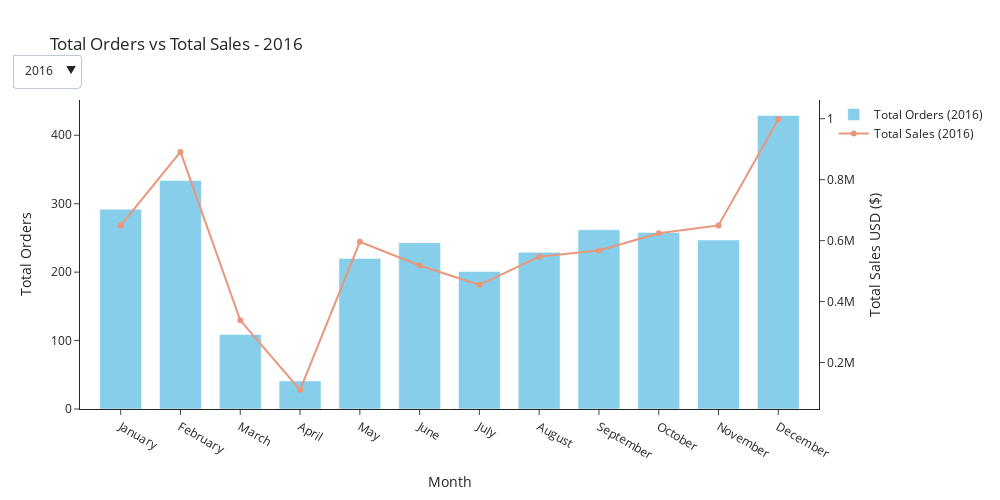

Notebook code for this chart:
### Code cell
# Sort Month value
month_dict = {
    'January': 1, 'February': 2, 'March': 3, 'April': 4, 'May': 5, 'June': 6,
    'July': 7, 'August': 8, 'September': 9, 'October': 10, 'November': 11, 'December': 12
}

# Get years value
years = sales_data['Order_Year'].unique()

# Tạo traces cho từng năm (ẩn đi, chỉ hiện trace ban đầu)
traces = []
for year in years:
    sales_data_a_year = sales_data[sales_data['Order_Year'] == year]
    sales_data_a_year.sort_values('Order_Month' , key = lambda x : x.apply(lambda y : month_dict[y]) , inplace = True)

    traces.append(go.Bar(
        x=sales_data_a_year['Order_Month'],
        y=sales_data_a_year['Order_Number'],
        name=f"Total Orders ({year})",
        marker_color='skyblue',
        visible=(year == years[0]),  # chỉ hiện năm đầu
        yaxis='y1'
    ))

    traces.append(go.Scatter(
        x=sales_data_a_year['Order_Month'],
        y=sales_data_a_year['Total_Sales'],
        name=f"Total Sales ({year})",
        mode='lines+markers',
        marker=dict(color='darksalmon'),
        visible=(year == years[0]),
        yaxis='y2'
    ))

# Tạo buttons lọc theo năm
buttons = []
for i, year in enumerate(years):
    # Có 2 trace mỗi năm (Bar + Line), mỗi lần chọn sẽ bật đúng 2 trace
    visibility = [False] * len(traces)
    visibility[2*i] = True     # bar
    visibility[2*i+1] = True   # line
    
    buttons.append(dict(
        label=str(year),
        method='update',
        args=[{'visible': visibility},
              {'title': f'Total Orders vs Total Sales - {year}'}]
    ))

# Layout và menu
layout = go.Layout(
    title=f"Total Orders vs Total Sales - {years[0]}",
    xaxis=dict(title='Month'),
    yaxis=dict(title='Total Orders', side='left'),
    yaxis2=dict(title='Total Sales USD ($)', overlaying='y', side='right'),
    bargap=0.3,
    template='simple_white',
    updatemenus=[dict(
        active=0,
        buttons=buttons,
        direction='down',
        x=0.0,
        y=1.15,
        showactive=True
    )]
)

# Tạo figure
fig = go.Figure(data=traces, layout=layout)
fig.update_layout(width=1000, height=500)
fig.show()

### Figure 1 — Plotly figure (JSON) as saved in the notebook; plotly's stock layout.template omitted (floating-point values rounded to 4 significant figures)
{"data": [{"marker": {"color": "skyblue"}, "name": "Total Orders (2016)", "type": "bar", "visible": true, "x": ["January", "February", "March", "April", "May", "June", "July", "August", "September", "October", "November", "December"], "y": [292, 334, 109, 41, 220, 243, 201, 229, 262, 258, 247, 429], "yaxis": "y"}, {"marker": {"color": "darksalmon"}, "mode": "lines+markers", "name": "Total Sales (2016)", "type": "scatter", "visible": true, "x": ["January", "February", "March", "April", "May", "June", "July", "August", "September", "October", "November", "December"], "y": [649900.0, 891100.0, 338400.0, 110600.0, 596000.0, 518600.0, 455000.0, 547500.0, 567400.0, 624000.0, 649900.0, 998400.0], "yaxis": "y2"}, {"marker": {"color": "skyblue"}, "name": "Total Orders (2017)", "type": "bar", "visible": false, "x": ["January", "February", "March", "April", "May", "June", "July", "August", "September", "October", "November", "December"], "y": [292, 356, 130, 26, 256, 271, 240, 263, 286, 288, 323, 549], "yaxis": "y"}, {"marker": {"color": "darksalmon"}, "mode": "lines+markers", "name": "Total Sales (2017)", "type": "scatter", "visible": false, "x": ["January", "February", "March", "April", "May", "June", "July", "August", "September", "October", "November", "December"], "y": [670100.0, 750500.0, 331200.0, 58580.0, 616300.0, 631700.0, 511800.0, 593400.0, 686400.0, 628500.0, 655700.0, 1287000.0], "yaxis": "y2"}, {"marker": {"color": "skyblue"}, "name": "Total Orders (2018)", "type": "bar", "visible": false, "x": ["January", "February", "March", "April", "May", "June", "July", "August", "September", "October", "November", "December"], "y": [439, 513, 193, 43, 464, 474, 446, 508, 561, 606, 629, 1089], "yaxis": "y"}, {"marker": {"color": "darksalmon"}, "mode": "lines+markers", "name": "Total Sales (2018)", "type": "scatter", "visible": false, "x": ["January", "February", "March", "April", "May", "June", "July", "August", "September", "October", "November", "December"], "y": [917100.0, 1344000.0, 435000.0, 70630.0, 1073000.0, 974000.0, 964100.0, 1027000.0, 1182000.0, 1242000.0, 1478000.0, 2082000.0], "yaxis": "y2"}, {"marker": {"color": "skyblue"}, "name": "Total Orders (2019)", "type": "bar", "visible": false, "x": ["January", "February", "March", "April", "May", "June", "July", "August", "September", "October", "November", "December"], "y": [892, 967, 386, 75, 808, 772, 716, 793, 781, 842, 801, 1250], "yaxis": "y"}, {"marker": {"color": "darksalmon"}, "mode": "lines+markers", "name": "Total Sales (2019)", "type": "scatter", "visible": false, "x": ["January", "February", "March", "April", "May", "June", "July", "August", "September", "October", "November", "December"], "y": [1941000.0, 2103000.0, 845900.0, 149900.0, 1594000.0, 1405000.0, 1409000.0, 1501000.0, 1548000.0, 1575000.0, 1716000.0, 2477000.0], "yaxis": "y2"}, {"marker": {"color": "skyblue"}, "name": "Total Orders (2020)", "type": "bar", "visible": false, "x": ["January", "February", "March", "April", "May", "June", "July", "August", "September", "October", "November", "December"], "y": [1027, 1124, 332, 80, 455, 357, 253, 201, 180, 159, 149, 318], "yaxis": "y"}, {"marker": {"color": "darksalmon"}, "mode": "lines+markers", "name": "Total Sales (2020)", "type": "scatter", "visible": false, "x": ["January", "February", "March", "April", "May", "June", "July", "August", "September", "October", "November", "December"], "y": [2069000.0, 2227000.0, 675000.0, 217600.0, 878000.0, 763900.0, 512800.0, 416600.0, 380400.0, 245600.0, 256700.0, 651500.0], "yaxis": "y2"}, {"marker": {"color": "skyblue"}, "name": "Total Orders (2021)", "type": "bar", "visible": false, "x": ["January", "February"], "y": [256, 242], "yaxis": "y"}, {"marker": {"color": "darksalmon"}, "mode": "lines+markers", "name": "Total Sales (2021)", "type": "scatter", "visible": false, "x": ["January", "February"], "y": [513000.0, 526300.0], "yaxis": "y2"}], "layout": {"bargap": 0.3, "height": 500, "title": {"text": "Total Orders vs Total Sales - 2016"}, "updatemenus": [{"active": 0, "buttons": [{"args": [{"visible": [true, true, false, false, false, false, false, false, false, false, false, false]}, {"title": "Total Orders vs Total Sales - 2016"}], "label": "2016", "method": "update"}, {"args": [{"visible": [false, false, true, true, false, false, false, false, false, false, false, false]}, {"title": "Total Orders vs Total Sales - 2017"}], "label": "2017", "method": "update"}, {"args": [{"visible": [false, false, false, false, true, true, false, false, false, false, false, false]}, {"title": "Total Orders vs Total Sales - 2018"}], "label": "2018", "method": "update"}, {"args": [{"visible": [false, false, false, false, false, false, true, true, false, false, false, false]}, {"title": "Total Orders vs Total Sales - 2019"}], "label": "2019", "method": "update"}, {"args": [{"visible": [false, false, false, false, false, false, false, false, true, true, false, false]}, {"title": "Total Orders vs Total Sales - 2020"}], "label": "2020", "method": "update"}, {"args": [{"visible": [false, false, false, false, false, false, false, false, false, false, true, true]}, {"title": "Total Orders vs Total Sales - 2021"}], "label": "2021", "method": "update"}], "direction": "down", "showactive": true, "x": 0, "y": 1.15}], "width": 1000, "xaxis": {"title": {"text": "Month"}}, "yaxis": {"side": "left", "title": {"text": "Total Orders"}}, "yaxis2": {"overlaying": "y", "side": "right", "title": {"text": "Total Sales USD ($)"}}}}
